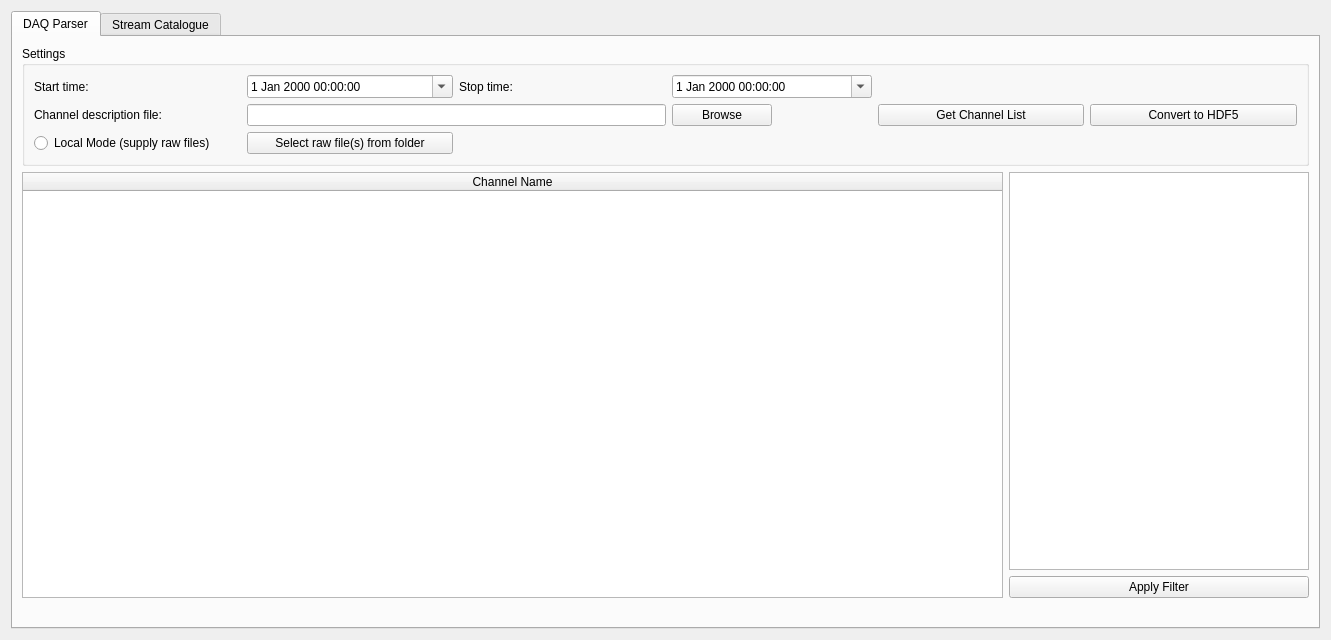
<?xml version="1.0" encoding="UTF-8"?>
<ui version="4.0">
 <class>Form</class>
 <widget class="QWidget" name="Form">
  <property name="enabled">
   <bool>true</bool>
  </property>
  <property name="geometry">
   <rect>
    <x>0</x>
    <y>0</y>
    <width>1331</width>
    <height>640</height>
   </rect>
  </property>
  <property name="minimumSize">
   <size>
    <width>0</width>
    <height>0</height>
   </size>
  </property>
  <property name="contextMenuPolicy">
   <enum>Qt::CustomContextMenu</enum>
  </property>
  <property name="windowTitle">
   <string>DAQ Parser</string>
  </property>
  <property name="windowOpacity">
   <double>1.000000000000000</double>
  </property>
  <layout class="QVBoxLayout" name="verticalLayout">
   <item>
    <widget class="QTabWidget" name="tabWidget">
     <property name="currentIndex">
      <number>0</number>
     </property>
     <widget class="QWidget" name="tab">
      <attribute name="title">
       <string>DAQ Parser</string>
      </attribute>
      <layout class="QGridLayout" name="gridLayout_3">
       <item row="1" column="0" rowspan="2">
        <widget class="QTreeWidget" name="treeWidget">
         <property name="tabletTracking">
          <bool>false</bool>
         </property>
         <property name="indentation">
          <number>25</number>
         </property>
         <property name="sortingEnabled">
          <bool>false</bool>
         </property>
         <property name="wordWrap">
          <bool>false</bool>
         </property>
         <property name="headerHidden">
          <bool>false</bool>
         </property>
         <property name="columnCount">
          <number>1</number>
         </property>
         <attribute name="headerVisible">
          <bool>true</bool>
         </attribute>
         <attribute name="headerCascadingSectionResizes">
          <bool>false</bool>
         </attribute>
         <attribute name="headerHighlightSections">
          <bool>true</bool>
         </attribute>
         <attribute name="headerShowSortIndicator" stdset="0">
          <bool>false</bool>
         </attribute>
         <column>
          <property name="text">
           <string>Channel Name</string>
          </property>
          <property name="textAlignment">
           <set>AlignCenter</set>
          </property>
         </column>
        </widget>
       </item>
       <item row="2" column="1">
        <widget class="QPushButton" name="filterpb">
         <property name="text">
          <string>Apply Filter</string>
         </property>
        </widget>
       </item>
       <item row="1" column="1">
        <widget class="QTableWidget" name="filtertable">
         <property name="maximumSize">
          <size>
           <width>300</width>
           <height>16777215</height>
          </size>
         </property>
         <property name="columnCount">
          <number>0</number>
         </property>
        </widget>
       </item>
       <item row="0" column="0" colspan="2">
        <widget class="QGroupBox" name="groupBox">
         <property name="title">
          <string>Settings</string>
         </property>
         <layout class="QGridLayout" name="gridLayout">
          <item row="0" column="3">
           <widget class="QDateTimeEdit" name="stopdate">
            <property name="minimumSize">
             <size>
              <width>200</width>
              <height>0</height>
             </size>
            </property>
            <property name="maximumSize">
             <size>
              <width>500</width>
              <height>16777215</height>
             </size>
            </property>
            <property name="calendarPopup">
             <bool>true</bool>
            </property>
           </widget>
          </item>
          <item row="1" column="0">
           <widget class="QLabel" name="runlabel">
            <property name="text">
             <string>Channel description file:</string>
            </property>
           </widget>
          </item>
          <item row="0" column="2">
           <widget class="QLabel" name="stoplabel">
            <property name="text">
             <string>Stop time:</string>
            </property>
           </widget>
          </item>
          <item row="0" column="0">
           <widget class="QLabel" name="startlabel">
            <property name="text">
             <string>Start time:</string>
            </property>
           </widget>
          </item>
          <item row="0" column="1">
           <widget class="QDateTimeEdit" name="startdate">
            <property name="minimumSize">
             <size>
              <width>200</width>
              <height>0</height>
             </size>
            </property>
            <property name="maximumSize">
             <size>
              <width>300</width>
              <height>16777215</height>
             </size>
            </property>
            <property name="calendarPopup">
             <bool>true</bool>
            </property>
           </widget>
          </item>
          <item row="1" column="3">
           <widget class="QPushButton" name="browsepb">
            <property name="maximumSize">
             <size>
              <width>100</width>
              <height>16777215</height>
             </size>
            </property>
            <property name="text">
             <string>Browse</string>
            </property>
           </widget>
          </item>
          <item row="1" column="1" colspan="2">
           <widget class="QLineEdit" name="filenameEdit">
            <property name="maximumSize">
             <size>
              <width>16777215</width>
              <height>16777215</height>
             </size>
            </property>
           </widget>
          </item>
          <item row="1" column="4">
           <widget class="QPushButton" name="channelpb">
            <property name="text">
             <string>Get Channel List</string>
            </property>
           </widget>
          </item>
          <item row="1" column="5">
           <widget class="QPushButton" name="pushButton">
            <property name="text">
             <string>Convert to HDF5</string>
            </property>
           </widget>
          </item>
          <item row="2" column="0">
           <widget class="QRadioButton" name="localmoderb">
            <property name="text">
             <string>Local Mode (supply raw files)</string>
            </property>
           </widget>
          </item>
          <item row="2" column="1">
           <widget class="QPushButton" name="rawFileSelectpb">
            <property name="text">
             <string>Select raw file(s) from folder</string>
            </property>
           </widget>
          </item>
          <item row="2" column="2">
           <widget class="QLabel" name="filesSelected">
            <property name="text">
             <string/>
            </property>
           </widget>
          </item>
         </layout>
        </widget>
       </item>
       <item row="3" column="0" colspan="2">
        <widget class="QLabel" name="status_text">
         <property name="text">
          <string/>
         </property>
        </widget>
       </item>
      </layout>
     </widget>
     <widget class="QWidget" name="tab_2">
      <attribute name="title">
       <string>Stream Catalogue</string>
      </attribute>
      <layout class="QGridLayout" name="gridLayout_2">
       <item row="3" column="0" colspan="3">
        <widget class="QTreeWidget" name="treeWidget_2">
         <property name="sortingEnabled">
          <bool>false</bool>
         </property>
         <column>
          <property name="text">
           <string notr="true">1</string>
          </property>
         </column>
        </widget>
       </item>
       <item row="1" column="2">
        <widget class="QPushButton" name="loadcataloguepb">
         <property name="text">
          <string>Load stream catalogue</string>
         </property>
        </widget>
       </item>
       <item row="0" column="1">
        <widget class="QLineEdit" name="filenameEdit2">
         <property name="maximumSize">
          <size>
           <width>500</width>
           <height>16777215</height>
          </size>
         </property>
        </widget>
       </item>
       <item row="0" column="0">
        <widget class="QLabel" name="label">
         <property name="text">
          <string>Stream:</string>
         </property>
        </widget>
       </item>
       <item row="0" column="2">
        <widget class="QPushButton" name="browsepb2">
         <property name="text">
          <string>Browse</string>
         </property>
        </widget>
       </item>
       <item row="1" column="1">
        <widget class="QLineEdit" name="searchbar">
         <property name="maximumSize">
          <size>
           <width>500</width>
           <height>16777215</height>
          </size>
         </property>
        </widget>
       </item>
      </layout>
     </widget>
    </widget>
   </item>
  </layout>
 </widget>
 <resources/>
 <connections/>
 <slots>
  <slot>browseSlot()</slot>
 </slots>
</ui>
